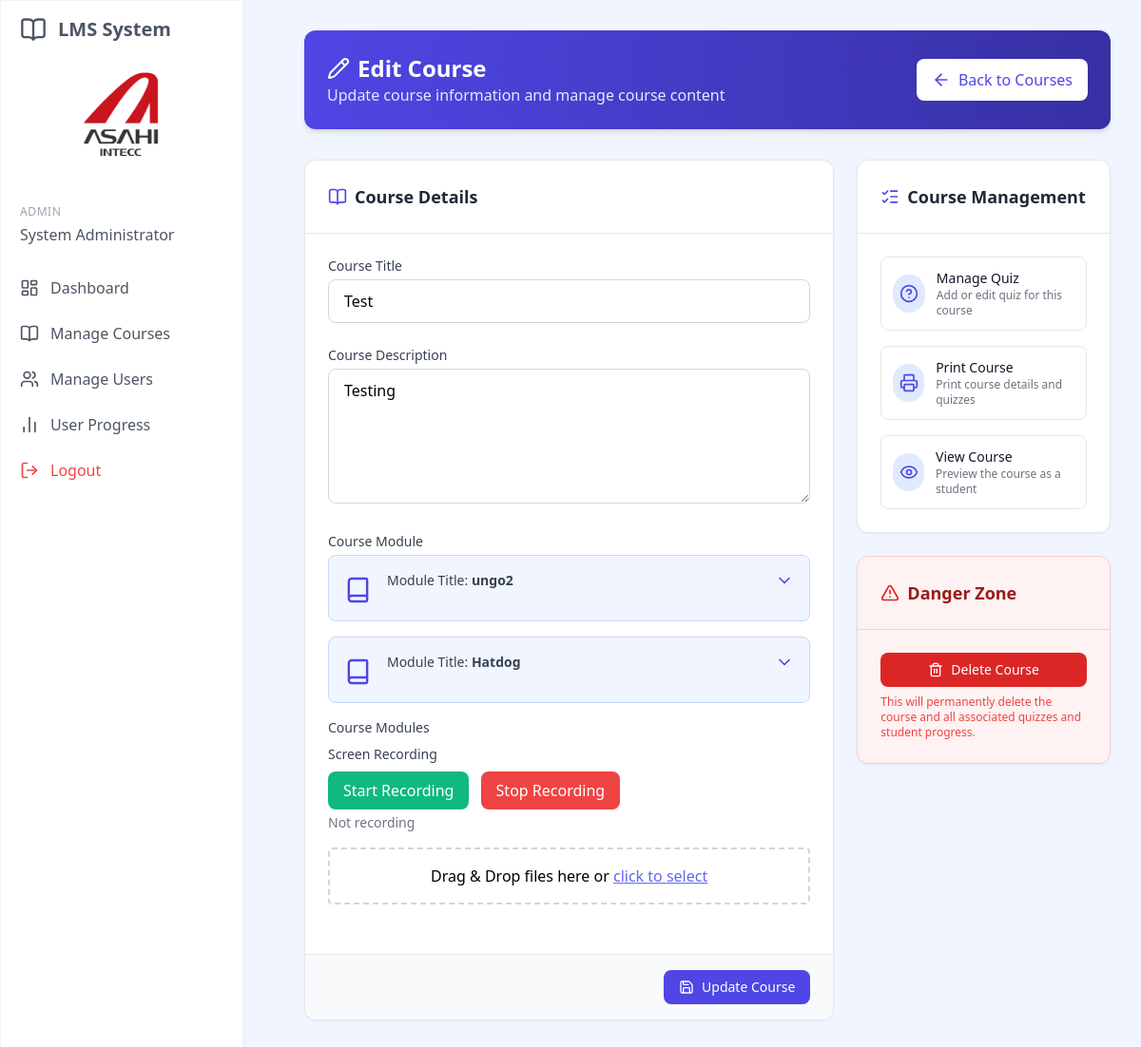
Page /edit_course.php?id=314 (signed in) on the committed database.
### tables this page shows
CREATE TABLE `courses` (
  `id` int(11) NOT NULL,
  `title` varchar(100) NOT NULL,
  `description` text DEFAULT NULL,
  `department` int(10) DEFAULT NULL,
  `division` int(10) DEFAULT NULL,
  `section` int(10) DEFAULT NULL,
  `company_group` tinyint(11) DEFAULT NULL,
  `position` tinyint(11) DEFAULT NULL,
  `group_id` int(11) DEFAULT NULL,
  `created_by` int(11) DEFAULT NULL,
  `has_video` int(11) DEFAULT 0,
  `created_at` timestamp NULL DEFAULT current_timestamp(),
  `updated_at` timestamp NULL DEFAULT current_timestamp() ON UPDATE current_timestamp(),
  `is_final` tinyint(1) NOT NULL DEFAULT 0,
  `removed` tinyint(1) NOT NULL DEFAULT 0
);

CREATE TABLE `course_videos` (
  `id` int(11) NOT NULL,
  `course_id` int(11) DEFAULT NULL,
  `module_name` varchar(100) NOT NULL,
  `module_description` varchar(255) NOT NULL,
  `video_url` varchar(255) NOT NULL,
  `file_size` int(11) DEFAULT NULL,
  `created_at` timestamp NULL DEFAULT current_timestamp(),
  `updated_at` timestamp NULL DEFAULT current_timestamp() ON UPDATE current_timestamp(),
  `removed` tinyint(1) NOT NULL DEFAULT 0
);

### web/edit_course.php (the view, shortened to what this page needs)
<?php
require_once __DIR__ . '/server_controller/course_update.php';
$course_id = $_GET['id'] ?? 0;
$stmt = $conn->prepare("SELECT id, title, description, has_video, department, section, division, group_id FROM courses WHERE id = ? AND removed = 0");
$stmt->bind_param("i", $course_id);
$stmt->execute();
$course = $stmt->get_result()->fetch_assoc();
$video_info = null;
$stmt = $conn->prepare("SELECT id, course_id, file_size, module_name, module_description, video_url FROM course_videos WHERE course_id = ? AND removed = 0 ORDER BY id DESC");
$stmt->bind_param("i", $course_id);
$stmt->execute();
$video_result = $stmt->get_result();
if ($video_result->num_rows > 0) {
    while ($row = $video_result->fetch_assoc()) {
        $video_info[] = $row;
    }
}
?>
<!DOCTYPE html>
<html lang="en">
<head>
    <script src="https://cdn.tailwindcss.com"></script>
    <link rel="stylesheet" href="../assets/css/style.css">
</head>
<body class="bg-blue-50">
    <?php include 'includes/sidebar.php'; ?>
    <div class="p-8 sm:ml-72">
        <div class="container mx-auto">
            <div class="bg-gradient-to-r from-blue-600 to-blue-800 rounded-xl p-6 mb-8 shadow-md">
                <div class="flex justify-between items-center">
                    <div>
                        <h1 class="text-2xl font-bold text-white flex items-center gap-2">
                            <i data-lucide="pencil" class="w-6 h-6"></i> Edit Course
                        </h1>
                        <p class="text-blue-100">Update course information and manage course content</p>
                    </div>
                    <a href="manage_courses.php" class="px-4 py-2.5 bg-white text-blue-600 rounded-lg flex items-center gap-2 transition-all duration-200 font-medium shadow-sm">
                        <i data-lucide="arrow-left" class="w-5 h-5"></i>
                        <span>Back to Courses</span>
                    </a>
                </div>
            </div>
            <div class="grid grid-cols-1 lg:grid-cols-3 gap-6">
                <div class="lg:col-span-2">
                    <div class="bg-white rounded-xl border border-gray-200 shadow-sm hover:shadow-md transition-all duration-300 overflow-hidden">
                        <div class="p-6 border-b border-gray-200">
                            <h2 class="text-lg font-semibold text-gray-800 flex items-center gap-2">
                                <i data-lucide="book-open" class="w-5 h-5 text-blue-600"></i>
                                Course Details
                            </h2>
                        </div>
                        <form id="updateCourseForm"  action="server_controller/course_update.php" method="POST" enctype="multipart/form-data">
                            <div class="p-6 space-y-6">
                                <div>
                                    <label for="title" class="block text-sm font-medium text-gray-700 mb-1">Course Title</label>
                                    <input type="text"
                                           class="w-full px-4 py-2.5 rounded-lg border border-gray-300 focus:ring-2 focus:ring-blue-200 focus:border-blue-500 transition"
                                           id="title"
                                           name="title"
                                           value="<?php echo htmlspecialchars($course['title']); ?>"
                                           required>
                                </div>
                                <div>
                                    <label for="description" class="block text-sm font-medium text-gray-700 mb-1">Course Description</label>
                                    <textarea
                                        class="w-full px-4 py-2.5 rounded-lg border border-gray-300 focus:ring-2 focus:ring-blue-200 focus:border-blue-500 transition"
                                        id="description"
                                        name="description"
                                        rows="5"
                                        required><?php echo htmlspecialchars($course['description']); ?></textarea>
                                </div>
                                <div>
                                    <label for="course_video" class="block text-sm font-medium text-gray-700 mb-1">Course Module</label>
                                    <?php if (!empty($video_info)): ?>
                                        <?php foreach ($video_info as $index => $video): ?>
                                            <div class="mb-4">
                                                <div class="bg-blue-50 border border-blue-200 rounded-lg p-4">
                                                    <div class="flex items-start gap-4">
                                                        <i data-lucide="book" class="w-8 h-8 text-blue-600 mt-1"></i>
                                                        <div class="w-full">
                                                            <div class="flex items-center justify-between">
                                                                <p class="text-sm text-gray-700">
                                                                    Module Title: <span class="font-semibold"><?php echo basename($video['module_name']); ?></span>
                                                                </p>
                                                                <button type="button"
                                                                    class="toggle-details text-blue-600 hover:text-blue-800 transition"
                                                                    data-target="details-<?php echo $index; ?>">
                                                                    <i data-lucide="chevron-down" class="w-5 h-5"></i>
                                                                </button>
                                                            </div>
                                                        </div>
                                                    </div>
                                                </div>
                                            </div>
                                        <?php endforeach; ?>
                                    <?php endif; ?>
                                    <div class="mb-4">
                                        <label class="block text-sm font-medium text-gray-700 mb-2">Course Modules</label>
                                        <div class="mb-4">
                                            <label class="block text-sm font-medium text-gray-700 mb-2">Screen Recording</label>
                                            <button type="button" id="startRecordingBtn" class="px-4 py-2 bg-green-500 text-white rounded-lg hover:bg-green-600">Start Recording</button>
                                            <button type="button" id="stopRecordingBtn" class="px-4 py-2 bg-red-500 text-white rounded-lg hover:bg-red-600 ml-2" disabled>Stop Recording</button>
                                            <p id="recordingStatus" class="text-sm text-gray-500 mt-1">Not recording</p>
                                        </div>
                                        <div id="dropArea"
                                            class="w-full p-4 border-2 border-dashed border-gray-300 rounded text-center cursor-pointer hover:border-blue-400 transition-colors"
                                            ondragover="event.preventDefault()"
                                            ondrop="handleDrop(event)">
                                            Drag & Drop files here or <span class="text-blue-500 underline">click to select</span>
                                        </div>
                                    </div>
                                </div>
                            </div>
                            <div class="px-6 py-4 bg-gray-50 border-t border-gray-200 flex justify-end">
                                <button type="submit" name="update_course" class="px-4 py-2 bg-blue-600 hover:bg-blue-700 text-white rounded-lg transition flex items-center gap-2 text-sm font-medium">
                                    <i data-lucide="save" class="w-4 h-4"></i> Update Course
                                </button>
                            </div>
                        </form>
                    </div>
                </div>
                <div>
                    <div class="bg-white rounded-xl border border-gray-200 shadow-sm hover:shadow-md transition-all duration-300 overflow-hidden mb-6">
                        <div class="p-6 border-b border-gray-200">
                            <h2 class="text-lg font-semibold text-gray-800 flex items-center gap-2">
                                <i data-lucide="list-checks" class="w-5 h-5 text-blue-600"></i>
                                Course Management
                            </h2>
                        </div>
                        <div class="p-6 space-y-4">
                            <a href="manage_quiz.php?course_id=<?php echo $course_id; ?>" class="flex items-center gap-3 p-3 rounded-lg border border-gray-200 hover:border-blue-300 hover:bg-blue-50 transition-all group">
                                <div class="w-10 h-10 rounded-full bg-blue-100 flex items-center justify-center group-hover:bg-blue-200 transition-all">
                                    <i data-lucide="help-circle" class="w-5 h-5 text-blue-600"></i>
                                </div>
                                <div>
                                    <h3 class="text-sm font-medium text-gray-900">Manage Quiz</h3>
                                    <p class="text-xs text-gray-500">Add or edit quiz for this course</p>
                                </div>
                            </a>
                            <a href="print_course.php?id=<?php echo $course_id; ?>" target="_blank" class="flex items-center gap-3 p-3 rounded-lg border border-gray-200 hover:border-blue-300 hover:bg-blue-50 transition-all group">
                                <div class="w-10 h-10 rounded-full bg-blue-100 flex items-center justify-center group-hover:bg-blue-200 transition-all">
                                    <i data-lucide="printer" class="w-5 h-5 text-blue-600"></i>
                                </div>
                                <div>
                                    <h3 class="text-sm font-medium text-gray-900">Print Course</h3>
                                    <p class="text-xs text-gray-500">Print course details and quizzes</p>
                                </div>
                            </a>
                            <a href="view_course.php?id=<?php echo $course_id; ?>" class="flex items-center gap-3 p-3 rounded-lg border border-gray-200 hover:border-blue-300 hover:bg-blue-50 transition-all group">
                                <div class="w-10 h-10 rounded-full bg-blue-100 flex items-center justify-center group-hover:bg-blue-200 transition-all">
                                    <i data-lucide="eye" class="w-5 h-5 text-blue-600"></i>
                                </div>
                                <div>
                                    <h3 class="text-sm font-medium text-gray-900">View Course</h3>
                                    <p class="text-xs text-gray-500">Preview the course as a student</p>
                                </div>
                            </a>
                        </div>
                    </div>
                    <div class="bg-red-50 rounded-xl border border-red-200 shadow-sm overflow-hidden">
                        <div class="p-6 border-b border-red-200">
                            <h2 class="text-lg font-semibold text-red-800 flex items-center gap-2">
                                <i data-lucide="alert-triangle" class="w-5 h-5 text-red-600"></i>
                                Danger Zone
                            </h2>
                        </div>
                        <div class="p-6">
                            <a href="delete_course.php?id=<?php echo $course_id; ?>" onclick="return confirm('Are you sure you want to delete this course? This action cannot be undone.')"
                               class="w-full flex items-center justify-center gap-2 px-4 py-2 bg-red-600 hover:bg-red-700 text-white rounded-lg transition text-sm font-medium">
                                <i data-lucide="trash-2" class="w-4 h-4"></i> Delete Course
                            </a>
                            <p class="text-xs text-red-500 mt-2">
                                This will permanently delete the course and all associated quizzes and student progress.
                            </p>
                        </div>
                    </div>
                </div>
            </div>
        </div>
    </div>
</body>
</html>

### rows in the picture
courses: title "Test", description "Testing"
course_videos: module_name "ungo2"
course_videos: module_name "Hatdog"

### other values in the picture
$_SESSION['full_name'] "System Administrator"
